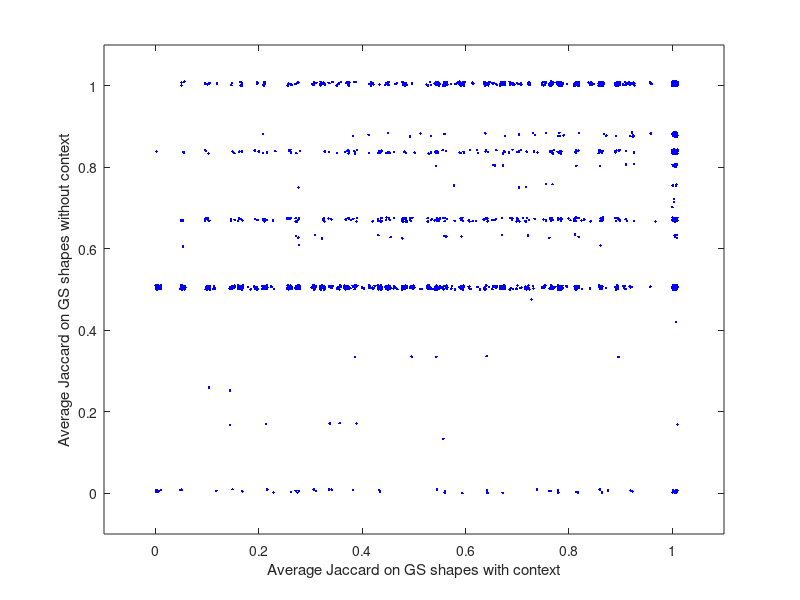

MATLAB code to generate this figure:
clear all; close all;

load userstudy2-processed

% Number of parts proposed to users
nb_parts_total = 0;
for k = 1:size(parts,1)
    nb_parts_total = nb_parts_total + parts(k,3) + parts(k,4);
end

disp([int2str(nb_parts_total) ' parts were proposed to users'])
disp('-------')


% Number of teams who finished the 25 tasks
teams_annot_nb = zeros(size(teams,1),1);

for ind_team = 1:size(teams,1)

	annot_team = partsannotation(partsannotation(:,1)==ind_team,:);
	nb_annot = size(unique(annot_team(:,2:3),'rows'),1);
	teams_annot_nb(ind_team) = nb_annot;

end

disp([int2str(length(find(teams_annot_nb))) ' teams have started the experiment'])
disp([int2str(length(find(teams_annot_nb==25))) ' teams have completed the experiment'])
disp('-------')

% Gold Standard
gs_perf = zeros(size(teams,1),5);
GS{1}.part = 1905;
GS{1}.expected = [1904 1906 1907];
GS{2}.part = 344;
GS{2}.expected = [343 345 346];
GS{3}.part = 1691;
GS{3}.expected = [1687 1688 1689 1690 1692 1693 1694];
GS{4}.part = 354;
GS{4}.expected = [353];
GS{5}.part = 734;
GS{5}.expected = [736 737 738];

gs_perf = -Inf*ones(size(teams,1),5);
gs_jacc = -Inf*ones(size(teams,1),5);
for ind_team = 1:size(teams,1)
    for ind_GS = 1:5
        annot_team = partsannotation(partsannotation(:,1)==ind_team,:);
        GS_answer_team = annot_team(annot_team(:,3)==GS{ind_GS}.part,4);
        
        gs_perf(ind_team,ind_GS) = length(intersect(GS_answer_team,GS{ind_GS}.expected)) == length(union(GS_answer_team,GS{ind_GS}.expected));
        if ~isempty(GS_answer_team)
            gs_jacc(ind_team,ind_GS) = length(intersect(GS_answer_team,GS{ind_GS}.expected)) / length(union(GS_answer_team,GS{ind_GS}.expected));
        end
    end
    
end

disp([int2str(length(find(sum(gs_perf,2)==5))) ' teams answered correctly to 5 GS shapes'])
disp([int2str(length(find(sum(gs_perf,2)==4))) ' teams answered correctly to 4 GS shapes'])
disp([int2str(length(find(sum(gs_perf,2)==3))) ' teams answered correctly to 3 GS shapes'])
disp([int2str(length(find(sum(gs_perf,2)==2))) ' teams answered correctly to 2 GS shapes'])
disp([int2str(length(find(sum(gs_perf,2)==1))) ' teams answered correctly to 1 GS shapes'])
disp([int2str(length(find(sum(gs_perf,2)==0))) ' teams answered correctly to 0 GS shapes'])
disp('-------')

disp([int2str(sum(gs_perf(:,1))) ' teams answered correctly to the 1st GS shape'])
disp([int2str(sum(gs_perf(:,2))) ' teams answered correctly to the 2nd GS shape'])
disp([int2str(sum(gs_perf(:,3))) ' teams answered correctly to the 3rd GS shape'])
disp([int2str(sum(gs_perf(:,4))) ' teams answered correctly to the 4th GS shape'])
disp([int2str(sum(gs_perf(:,5))) ' teams answered correctly to the 5th GS shape'])
disp('-------')


teamscore_with = mean(gs_jacc(:,1:2:5),2)+0.01*rand(size(gs_perf,1),1);
teamscore_without = mean(gs_jacc(:,2:2:4),2)+0.01*rand(size(gs_perf,1),1);

figure;
plot(teamscore_with, teamscore_without,'b.');
xlabel('Average Jaccard on GS shapes with context');
ylabel('Average Jaccard on GS shapes without context');
axis([-0.1 1.1 -0.1 1.1])


best_teams = find(sum(gs_perf,2)==5);